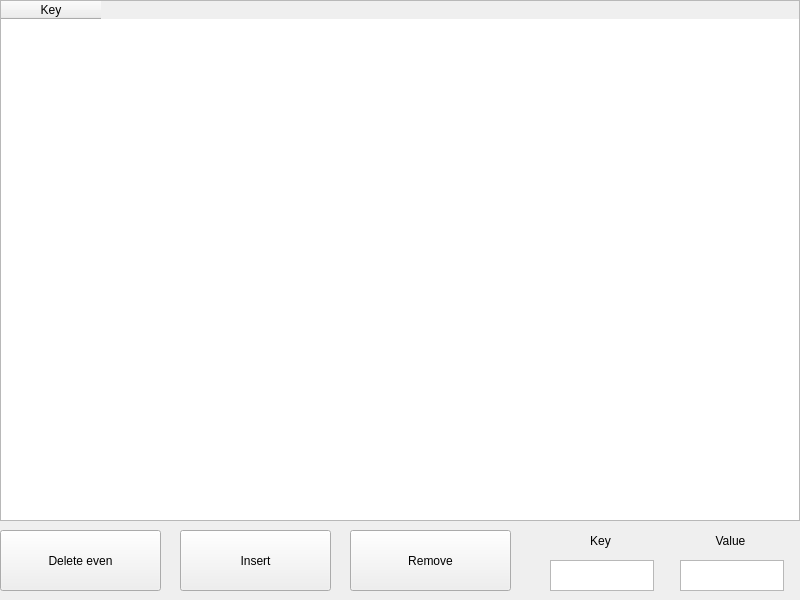
<?xml version="1.0" encoding="UTF-8"?>
<ui version="4.0">
 <class>MainWindow</class>
 <widget class="QMainWindow" name="MainWindow">
  <property name="geometry">
   <rect>
    <x>0</x>
    <y>0</y>
    <width>800</width>
    <height>600</height>
   </rect>
  </property>
  <property name="minimumSize">
   <size>
    <width>800</width>
    <height>600</height>
   </size>
  </property>
  <property name="maximumSize">
   <size>
    <width>800</width>
    <height>600</height>
   </size>
  </property>
  <property name="windowTitle">
   <string>MainWindow</string>
  </property>
  <widget class="QWidget" name="centralwidget">
   <widget class="QTableWidget" name="tableWidget">
    <property name="geometry">
     <rect>
      <x>0</x>
      <y>0</y>
      <width>800</width>
      <height>521</height>
     </rect>
    </property>
    <attribute name="horizontalHeaderMinimumSectionSize">
     <number>100</number>
    </attribute>
    <attribute name="verticalHeaderMinimumSectionSize">
     <number>100</number>
    </attribute>
    <attribute name="verticalHeaderDefaultSectionSize">
     <number>100</number>
    </attribute>
    <column>
     <property name="text">
      <string>Key</string>
     </property>
    </column>
   </widget>
   <widget class="QPushButton" name="pushButton">
    <property name="geometry">
     <rect>
      <x>0</x>
      <y>530</y>
      <width>161</width>
      <height>61</height>
     </rect>
    </property>
    <property name="text">
     <string>Delete even</string>
    </property>
   </widget>
   <widget class="QPushButton" name="pushButton_2">
    <property name="geometry">
     <rect>
      <x>180</x>
      <y>530</y>
      <width>151</width>
      <height>61</height>
     </rect>
    </property>
    <property name="text">
     <string>Insert</string>
    </property>
   </widget>
   <widget class="QPushButton" name="pushButton_3">
    <property name="geometry">
     <rect>
      <x>350</x>
      <y>530</y>
      <width>161</width>
      <height>61</height>
     </rect>
    </property>
    <property name="text">
     <string>Remove</string>
    </property>
   </widget>
   <widget class="QTextEdit" name="textEdit">
    <property name="geometry">
     <rect>
      <x>550</x>
      <y>560</y>
      <width>104</width>
      <height>31</height>
     </rect>
    </property>
   </widget>
   <widget class="QTextEdit" name="textEdit_2">
    <property name="geometry">
     <rect>
      <x>680</x>
      <y>560</y>
      <width>104</width>
      <height>31</height>
     </rect>
    </property>
   </widget>
   <widget class="QLabel" name="label">
    <property name="geometry">
     <rect>
      <x>550</x>
      <y>530</y>
      <width>101</width>
      <height>21</height>
     </rect>
    </property>
    <property name="text">
     <string>Key</string>
    </property>
    <property name="alignment">
     <set>Qt::AlignCenter</set>
    </property>
   </widget>
   <widget class="QLabel" name="label_2">
    <property name="geometry">
     <rect>
      <x>680</x>
      <y>530</y>
      <width>101</width>
      <height>21</height>
     </rect>
    </property>
    <property name="text">
     <string>Value</string>
    </property>
    <property name="alignment">
     <set>Qt::AlignCenter</set>
    </property>
   </widget>
  </widget>
 </widget>
 <resources/>
 <connections/>
</ui>
